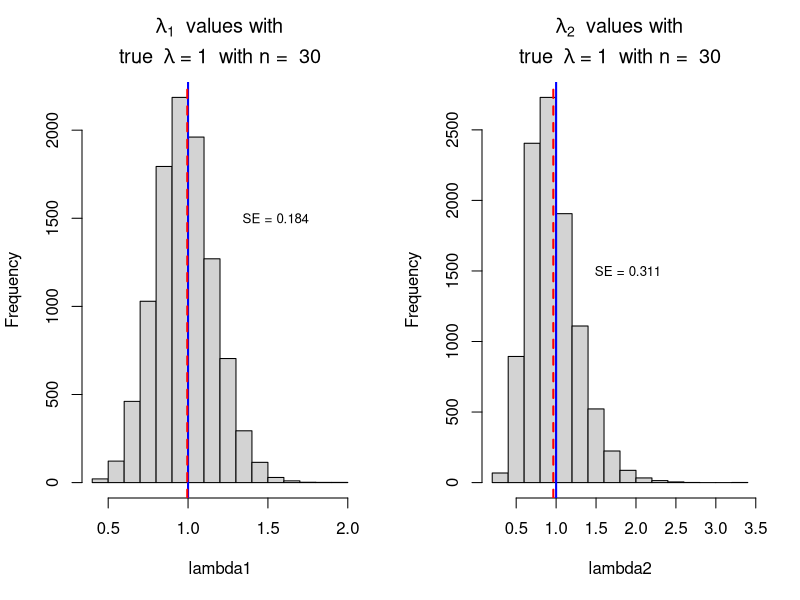
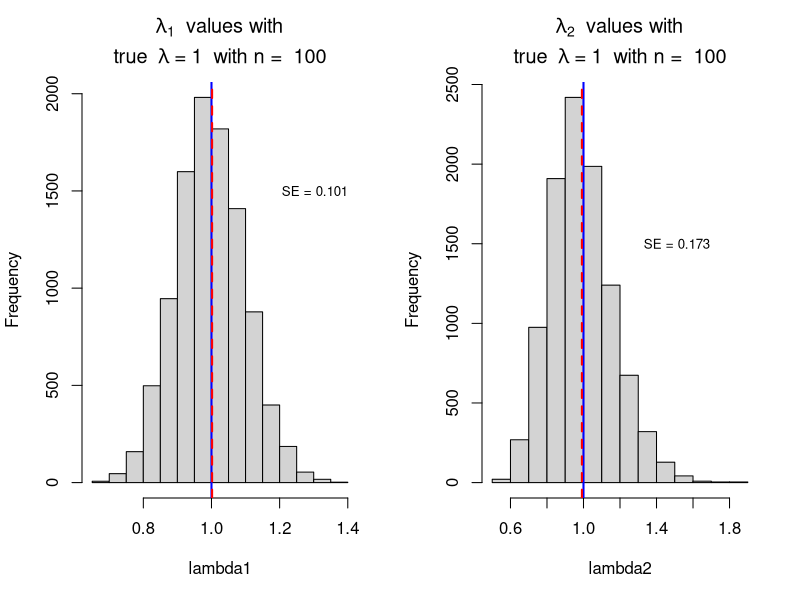
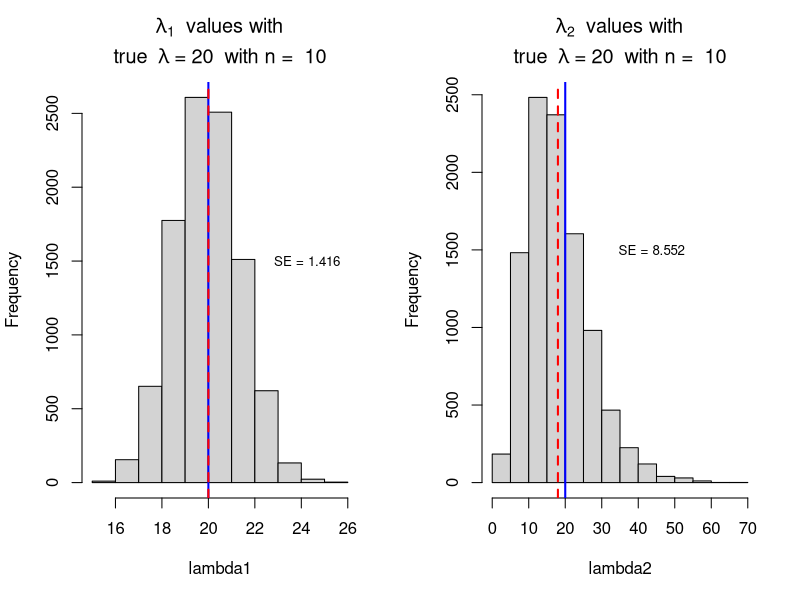
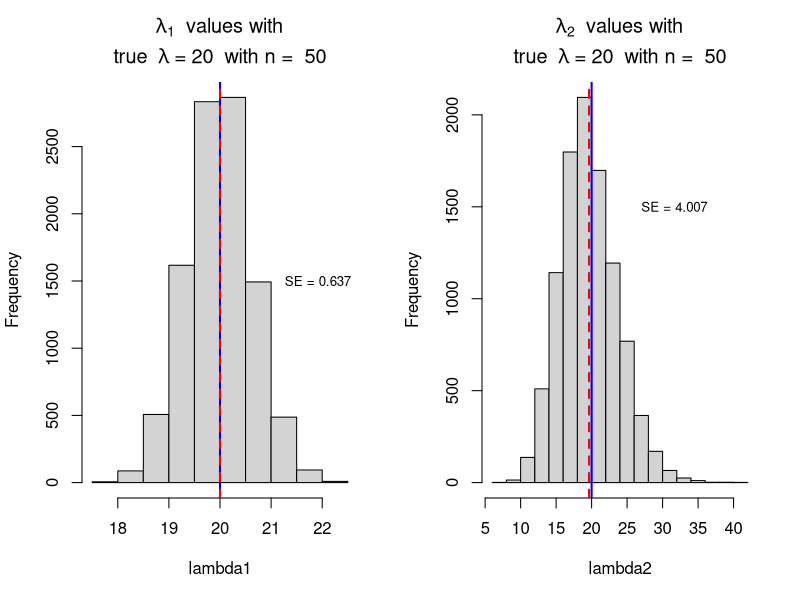

The R script that drew these images, in order:
#changing sample size, same code

n <- 30
#set our true lambda value
lambda <- 1

#now repeat the process!
N <- 10000 #number of estimates to find
results <- replicate(N, {
  sim_data <- rpois(n, lambda)
  list(lambda1 = mean(sim_data), lambda2 = mean(sim_data^2) - (mean(sim_data))^2)
})

lambda1 <- unlist(results[1,])
lambda2 <- unlist(results[2,])

#plot the values on a histogram to compare
par(mfrow = c(1, 2))
hist(lambda1, main = bquote(atop(~ lambda[1] ~ " values with ", "true " ~ lambda ~ "=" ~ .(lambda) ~ " with n = " ~ .(n))))
abline(v = lambda, col = "blue", lwd = 2)
abline(v = mean(lambda1), col = "red", lwd = 2, lty = "dashed")
text(paste0("SE = ", round(sd(lambda1), 3)), x = mean(lambda1) +3*sd(lambda1), y = 1500, cex = 0.8)
hist(lambda2, main = bquote(atop(~ lambda[2] ~ " values with ", "true " ~ lambda ~ "=" ~ .(lambda) ~ " with n = " ~ .(n))))
abline(v = lambda, col = "blue", lwd = 2)
abline(v = mean(lambda2), col = "red", lwd = 2, lty = "dashed")
text(paste0("SE = ", round(sd(lambda2), 3)), x = mean(lambda2) + 3*sd(lambda2), y = 1500, cex = 0.8)

#####################
##Changing sample size again

n <- 100
#set our true lambda value
lambda <- 1

#now repeat the process!
N <- 10000 #number of estimates to find
results <- replicate(N, {
  sim_data <- rpois(n, lambda)
  list(lambda1 = mean(sim_data), lambda2 = mean(sim_data^2) - (mean(sim_data))^2)
})

lambda1 <- unlist(results[1,])
lambda2 <- unlist(results[2,])

#plot the values on a histogram to compare
par(mfrow = c(1, 2))
hist(lambda1, main = bquote(atop(~ lambda[1] ~ " values with ", "true " ~ lambda ~ "=" ~ .(lambda) ~ " with n = " ~ .(n))))
abline(v = lambda, col = "blue", lwd = 2)
abline(v = mean(lambda1), col = "red", lwd = 2, lty = "dashed")
text(paste0("SE = ", round(sd(lambda1), 3)), x = mean(lambda1) +3*sd(lambda1), y = 1500, cex = 0.8)
hist(lambda2, main = bquote(atop(~ lambda[2] ~ " values with ", "true " ~ lambda ~ "=" ~ .(lambda) ~ " with n = " ~ .(n))))
abline(v = lambda, col = "blue", lwd = 2)
abline(v = mean(lambda2), col = "red", lwd = 2, lty = "dashed")
text(paste0("SE = ", round(sd(lambda2), 3)), x = mean(lambda2) + 3*sd(lambda2), y = 1500, cex = 0.8)


#######################
##Change lambda value

n <- 10
#set our true lambda value
lambda <- 20

#now repeat the process!
N <- 10000 #number of estimates to find
results <- replicate(N, {
  sim_data <- rpois(n, lambda)
  list(lambda1 = mean(sim_data), lambda2 = mean(sim_data^2) - (mean(sim_data))^2)
})

lambda1 <- unlist(results[1,])
lambda2 <- unlist(results[2,])

par(mfrow = c(1, 2))
hist(lambda1, main = bquote(atop(~ lambda[1] ~ " values with ", "true " ~ lambda ~ "=" ~ .(lambda) ~ " with n = " ~ .(n))))
abline(v = lambda, col = "blue", lwd = 2)
abline(v = mean(lambda1), col = "red", lwd = 2, lty = "dashed")
text(paste0("SE = ", round(sd(lambda1), 3)), x = mean(lambda1) +3*sd(lambda1), y = 1500, cex = 0.8)
hist(lambda2, main = bquote(atop(~ lambda[2] ~ " values with ", "true " ~ lambda ~ "=" ~ .(lambda) ~ " with n = " ~ .(n))))
abline(v = lambda, col = "blue", lwd = 2)
abline(v = mean(lambda2), col = "red", lwd = 2, lty = "dashed")
text(paste0("SE = ", round(sd(lambda2), 3)), x = mean(lambda2) + 3*sd(lambda2), y = 1500, cex = 0.8)


########################
##Change lambda value

n <- 50
#set our true lambda value
lambda <- 20

#now repeat the process!
N <- 10000 #number of estimates to find
results <- replicate(N, {
  sim_data <- rpois(n, lambda)
  list(lambda1 = mean(sim_data), lambda2 = mean(sim_data^2) - (mean(sim_data))^2)
})

lambda1 <- unlist(results[1,])
lambda2 <- unlist(results[2,])

#plot the values on a histogram to compare
par(mfrow = c(1, 2))
hist(lambda1, main = bquote(atop(~ lambda[1] ~ " values with ", "true " ~ lambda ~ "=" ~ .(lambda) ~ " with n = " ~ .(n))))
abline(v = lambda, col = "blue", lwd = 2)
abline(v = mean(lambda1), col = "red", lwd = 2, lty = "dashed")
text(paste0("SE = ", round(sd(lambda1), 3)), x = mean(lambda1) +3*sd(lambda1), y = 1500, cex = 0.8)
hist(lambda2, main = bquote(atop(~ lambda[2] ~ " values with ", "true " ~ lambda ~ "=" ~ .(lambda) ~ " with n = " ~ .(n))))
abline(v = lambda, col = "blue", lwd = 2)
abline(v = mean(lambda2), col = "red", lwd = 2, lty = "dashed")
text(paste0("SE = ", round(sd(lambda2), 3)), x = mean(lambda2) + 3*sd(lambda2), y = 1500, cex = 0.8)
